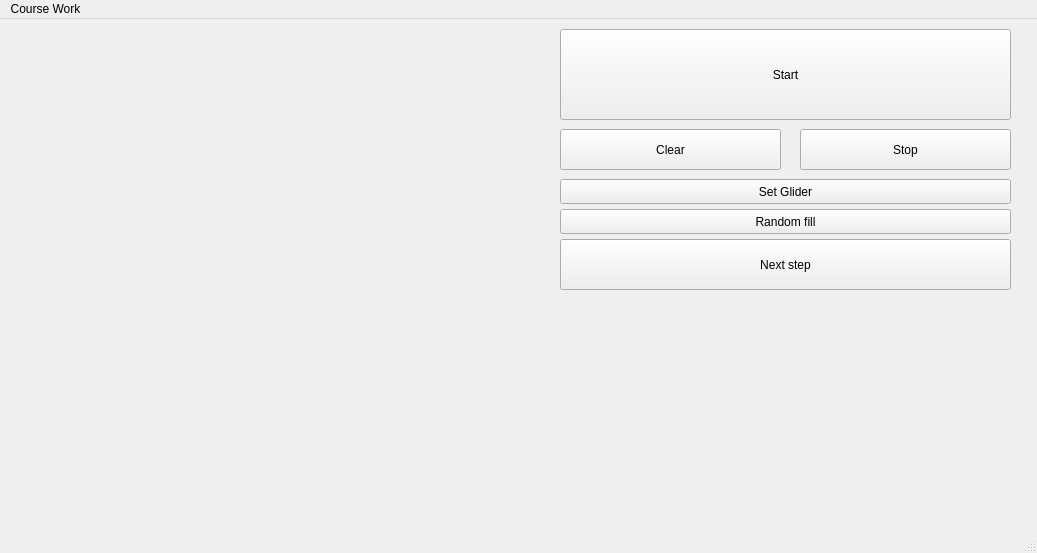
<?xml version="1.0" encoding="UTF-8"?>
<ui version="4.0">
 <class>CourseGameWindow</class>
 <widget class="QMainWindow" name="CourseGameWindow">
  <property name="geometry">
   <rect>
    <x>0</x>
    <y>0</y>
    <width>1037</width>
    <height>553</height>
   </rect>
  </property>
  <property name="windowTitle">
   <string>MainWindow</string>
  </property>
  <widget class="QWidget" name="centralwidget">
   <widget class="QPushButton" name="pushButton_5">
    <property name="geometry">
     <rect>
      <x>560</x>
      <y>190</y>
      <width>451</width>
      <height>25</height>
     </rect>
    </property>
    <property name="text">
     <string>Random fill</string>
    </property>
   </widget>
   <widget class="QPushButton" name="pushButton_7">
    <property name="geometry">
     <rect>
      <x>560</x>
      <y>220</y>
      <width>451</width>
      <height>51</height>
     </rect>
    </property>
    <property name="text">
     <string>Next step</string>
    </property>
   </widget>
   <widget class="QPushButton" name="pushButton_4">
    <property name="geometry">
     <rect>
      <x>560</x>
      <y>160</y>
      <width>451</width>
      <height>25</height>
     </rect>
    </property>
    <property name="text">
     <string>Set Glider</string>
    </property>
   </widget>
   <widget class="QPushButton" name="pushButton">
    <property name="geometry">
     <rect>
      <x>800</x>
      <y>110</y>
      <width>211</width>
      <height>41</height>
     </rect>
    </property>
    <property name="text">
     <string>Stop</string>
    </property>
   </widget>
   <widget class="QPushButton" name="pushButton_2">
    <property name="geometry">
     <rect>
      <x>560</x>
      <y>110</y>
      <width>221</width>
      <height>41</height>
     </rect>
    </property>
    <property name="text">
     <string>Clear</string>
    </property>
   </widget>
   <widget class="QPushButton" name="pushButton_3">
    <property name="geometry">
     <rect>
      <x>560</x>
      <y>10</y>
      <width>451</width>
      <height>91</height>
     </rect>
    </property>
    <property name="text">
     <string>Start</string>
    </property>
   </widget>
   <widget class="QWidget" name="verticalLayoutWidget">
    <property name="geometry">
     <rect>
      <x>20</x>
      <y>10</y>
      <width>521</width>
      <height>491</height>
     </rect>
    </property>
    <layout class="QVBoxLayout" name="verticalLayout"/>
   </widget>
  </widget>
  <widget class="QMenuBar" name="menubar">
   <property name="geometry">
    <rect>
     <x>0</x>
     <y>0</y>
     <width>1037</width>
     <height>25</height>
    </rect>
   </property>
   <widget class="QMenu" name="menuCourse_Work">
    <property name="title">
     <string>Course Work</string>
    </property>
   </widget>
   <addaction name="menuCourse_Work"/>
  </widget>
  <widget class="QStatusBar" name="statusbar"/>
 </widget>
 <resources/>
 <connections/>
</ui>
